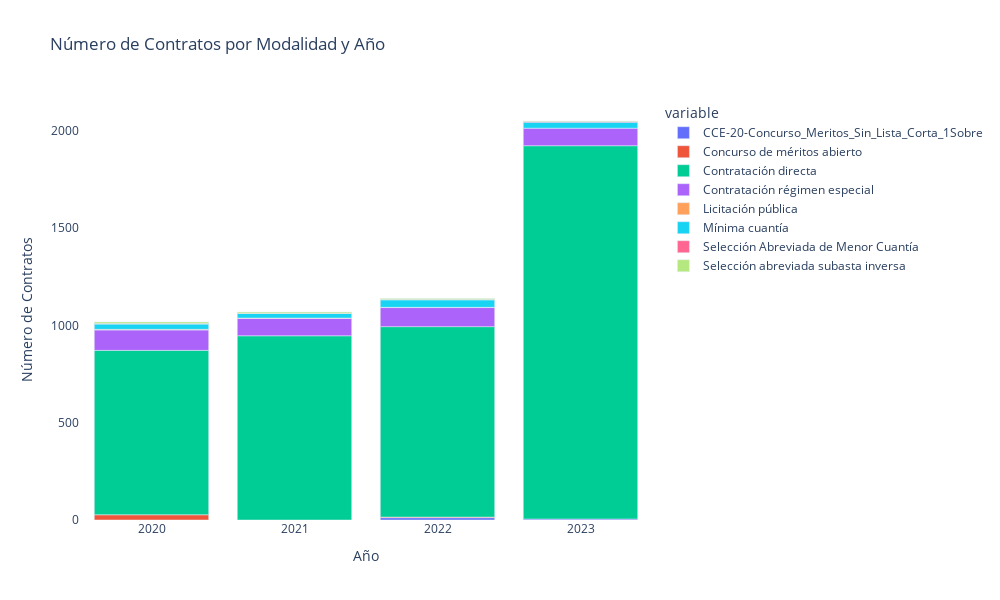

The notebook cell this image was saved under:
### Code cell
# Realizar agrupaciones
DF_modalidad_por_año = DF_contratos_v1.groupby(['fecha_de_firma_ano', 'modalidad_de_contratacion']).size().unstack().reset_index()

# Crear gráfico
fig = px.bar(
    DF_modalidad_por_año, 
    x='fecha_de_firma_ano', 
    y=DF_modalidad_por_año.columns[1:],
    title='Número de Contratos por modalidad y Año',
    labels={'fecha_de_firma_ano': 'Año'}
)

# Diseño
fig.update_layout(
    xaxis_title='Año',
    yaxis_title='Número de Contratos',
    title='Número de Contratos por Modalidad y Año',
    plot_bgcolor='rgba(0, 0, 0, 0)',
    xaxis_tickangle = 0,
    showlegend = True,
    height = 600,
    width = 1000
)

# Mostrar el gráfico
fig.show()

# Guardar la gráfica como imagen
fig.write_image("graficas/grafica4.png")

### Figure 1 — Plotly figure (JSON) as saved in the notebook; plotly's stock layout.template omitted (floating-point values rounded to 4 significant figures)
{"data": [{"alignmentgroup": "True", "hovertemplate": "variable=CCE-20-Concurso_Meritos_Sin_Lista_Corta_1Sobre<br>Año=%{x}<br>value=%{y}<extra></extra>", "legendgroup": "CCE-20-Concurso_Meritos_Sin_Lista_Corta_1Sobre", "marker": {"color": "#636efa", "pattern": {"shape": ""}}, "name": "CCE-20-Concurso_Meritos_Sin_Lista_Corta_1Sobre", "offsetgroup": "CCE-20-Concurso_Meritos_Sin_Lista_Corta_1Sobre", "orientation": "v", "showlegend": true, "textposition": "auto", "type": "bar", "x": ["2020", "2021", "2022", "2023"], "xaxis": "x", "y": [null, null, 12, 5], "yaxis": "y"}, {"alignmentgroup": "True", "hovertemplate": "variable=Concurso de méritos abierto<br>Año=%{x}<br>value=%{y}<extra></extra>", "legendgroup": "Concurso de méritos abierto", "marker": {"color": "#EF553B", "pattern": {"shape": ""}}, "name": "Concurso de méritos abierto", "offsetgroup": "Concurso de méritos abierto", "orientation": "v", "showlegend": true, "textposition": "auto", "type": "bar", "x": ["2020", "2021", "2022", "2023"], "xaxis": "x", "y": [27, null, 3, null], "yaxis": "y"}, {"alignmentgroup": "True", "hovertemplate": "variable=Contratación directa<br>Año=%{x}<br>value=%{y}<extra></extra>", "legendgroup": "Contratación directa", "marker": {"color": "#00cc96", "pattern": {"shape": ""}}, "name": "Contratación directa", "offsetgroup": "Contratación directa", "orientation": "v", "showlegend": true, "textposition": "auto", "type": "bar", "x": ["2020", "2021", "2022", "2023"], "xaxis": "x", "y": [845, 947, 979, 1919], "yaxis": "y"}, {"alignmentgroup": "True", "hovertemplate": "variable=Contratación régimen especial<br>Año=%{x}<br>value=%{y}<extra></extra>", "legendgroup": "Contratación régimen especial", "marker": {"color": "#ab63fa", "pattern": {"shape": ""}}, "name": "Contratación régimen especial", "offsetgroup": "Contratación régimen especial", "orientation": "v", "showlegend": true, "textposition": "auto", "type": "bar", "x": ["2020", "2021", "2022", "2023"], "xaxis": "x", "y": [105, 90, 98, 90], "yaxis": "y"}, {"alignmentgroup": "True", "hovertemplate": "variable=Licitación pública<br>Año=%{x}<br>value=%{y}<extra></extra>", "legendgroup": "Licitación pública", "marker": {"color": "#FFA15A", "pattern": {"shape": ""}}, "name": "Licitación pública", "offsetgroup": "Licitación pública", "orientation": "v", "showlegend": true, "textposition": "auto", "type": "bar", "x": ["2020", "2021", "2022", "2023"], "xaxis": "x", "y": [3, 1, 1, null], "yaxis": "y"}, {"alignmentgroup": "True", "hovertemplate": "variable=Mínima cuantía<br>Año=%{x}<br>value=%{y}<extra></extra>", "legendgroup": "Mínima cuantía", "marker": {"color": "#19d3f3", "pattern": {"shape": ""}}, "name": "Mínima cuantía", "offsetgroup": "Mínima cuantía", "orientation": "v", "showlegend": true, "textposition": "auto", "type": "bar", "x": ["2020", "2021", "2022", "2023"], "xaxis": "x", "y": [27, 24, 39, 31], "yaxis": "y"}, {"alignmentgroup": "True", "hovertemplate": "variable=Selección Abreviada de Menor Cuantía<br>Año=%{x}<br>value=%{y}<extra></extra>", "legendgroup": "Selección Abreviada de Menor Cuantía", "marker": {"color": "#FF6692", "pattern": {"shape": ""}}, "name": "Selección Abreviada de Menor Cuantía", "offsetgroup": "Selección Abreviada de Menor Cuantía", "orientation": "v", "showlegend": true, "textposition": "auto", "type": "bar", "x": ["2020", "2021", "2022", "2023"], "xaxis": "x", "y": [3, 1, 1, 3], "yaxis": "y"}, {"alignmentgroup": "True", "hovertemplate": "variable=Selección abreviada subasta inversa<br>Año=%{x}<br>value=%{y}<extra></extra>", "legendgroup": "Selección abreviada subasta inversa", "marker": {"color": "#B6E880", "pattern": {"shape": ""}}, "name": "Selección abreviada subasta inversa", "offsetgroup": "Selección abreviada subasta inversa", "orientation": "v", "showlegend": true, "textposition": "auto", "type": "bar", "x": ["2020", "2021", "2022", "2023"], "xaxis": "x", "y": [8, 6, 6, 3], "yaxis": "y"}], "layout": {"barmode": "relative", "height": 600, "legend": {"title": {"text": "variable"}, "tracegroupgap": 0}, "plot_bgcolor": "rgba(0, 0, 0, 0)", "showlegend": true, "title": {"text": "Número de Contratos por Modalidad y Año"}, "width": 1000, "xaxis": {"anchor": "y", "domain": [0, 1], "tickangle": 0, "title": {"text": "Año"}}, "yaxis": {"anchor": "x", "domain": [0, 1], "title": {"text": "Número de Contratos"}}}}
